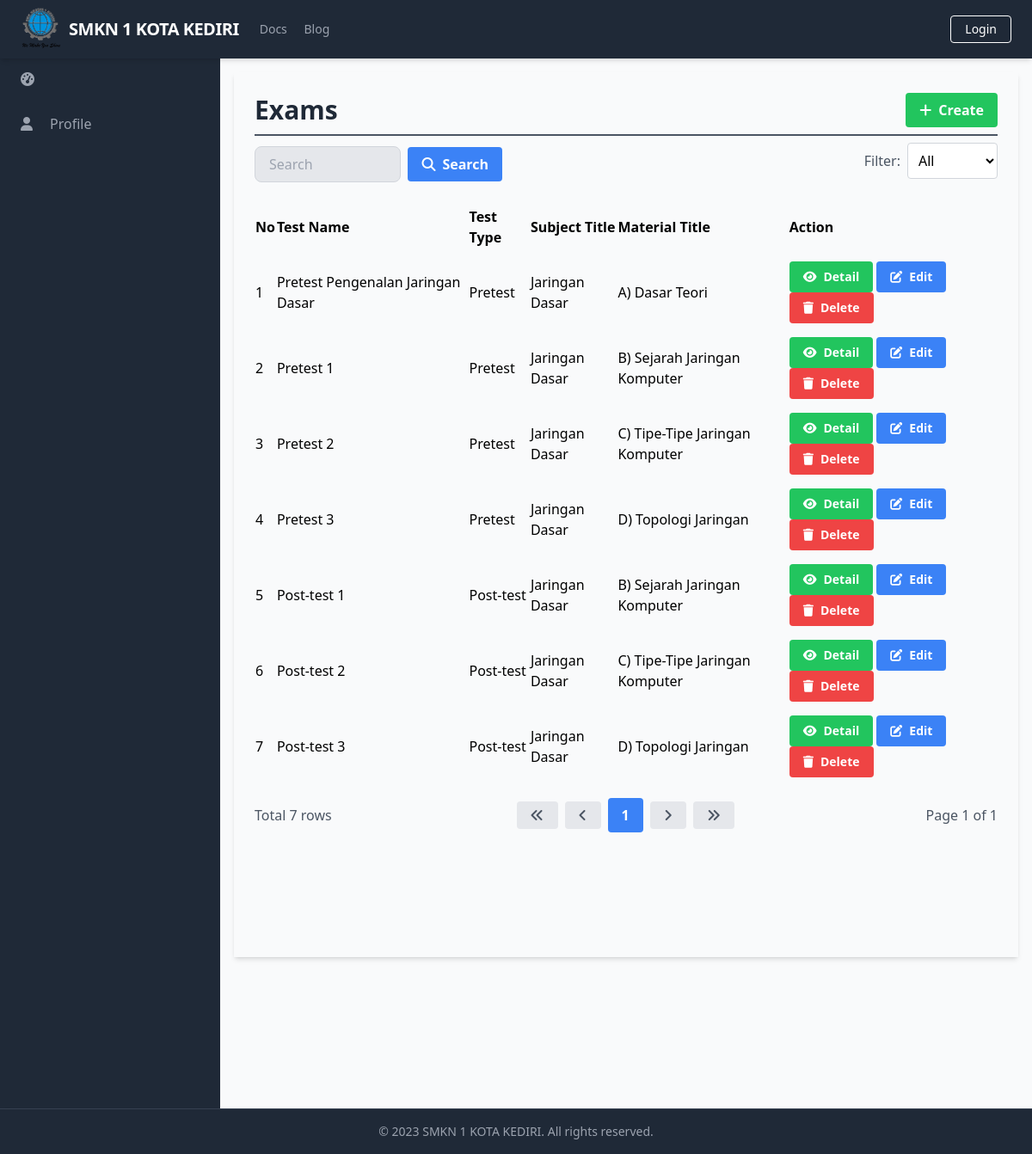
The page /manage_exams/manage_exams_list.php on the database as committed earlier.
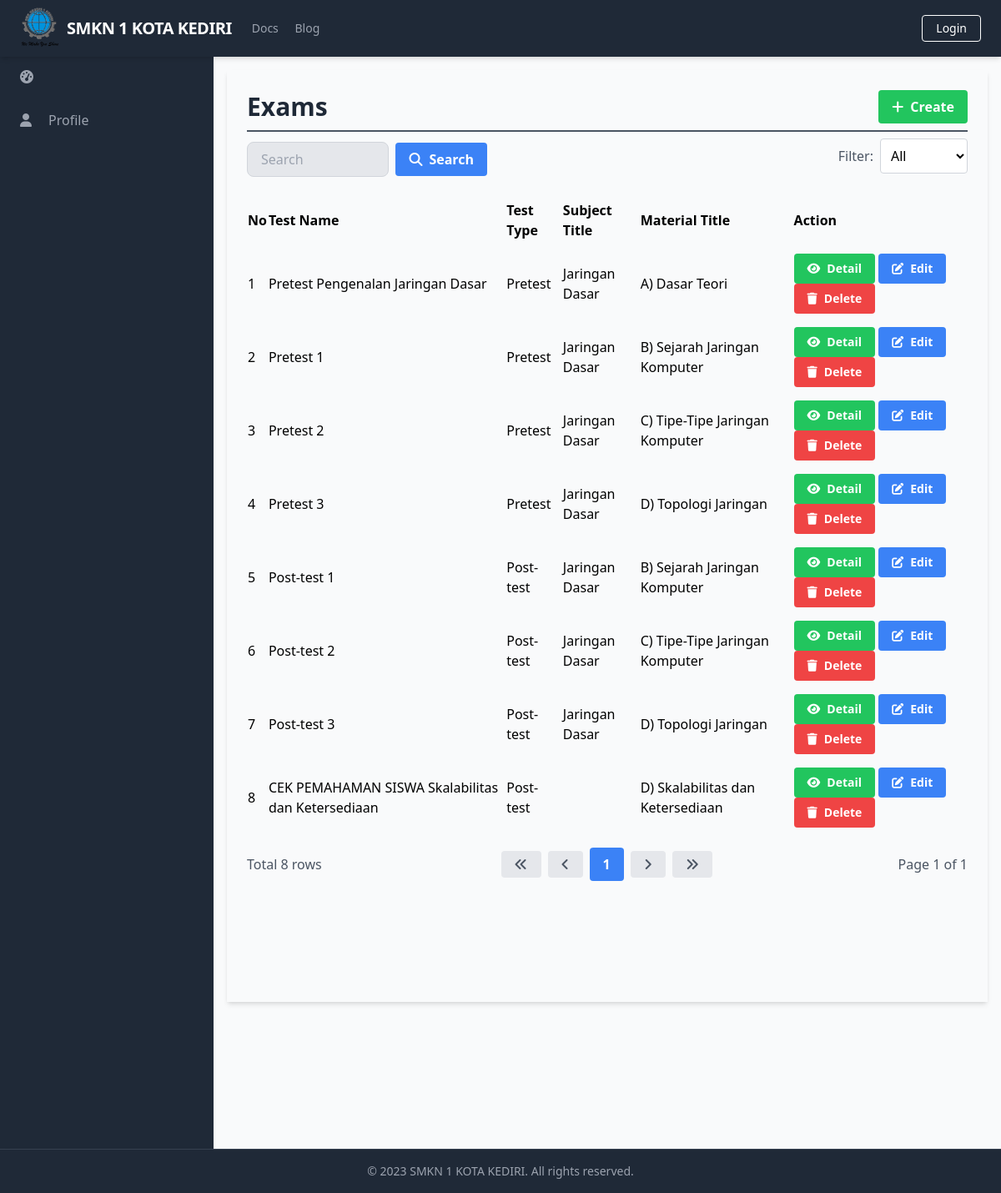
The same page on the database as committed later.
### tables this page shows
CREATE TABLE `Tests` (
  `TestID` int(11) NOT NULL,
  `TestName` varchar(255) NOT NULL,
  `TestType` enum('Pretest','Post-test') NOT NULL,
  `DurationMins` int(11) DEFAULT NULL,
  `NumQuestions` int(11) DEFAULT NULL,
  `MaterialID` int(11) DEFAULT NULL,
  `SubjectID` int(11) DEFAULT NULL
);

CREATE TABLE `Subjects` (
  `SubjectID` int(11) NOT NULL,
  `SubjectName` varchar(255) DEFAULT NULL,
  `DifficultyLevel` varchar(50) DEFAULT NULL,
  `TeachingMethod` varchar(100) DEFAULT NULL,
  `LearningObjective` text DEFAULT NULL,
  `DurationHours` int(11) DEFAULT NULL,
  `CurriculumFramework` varchar(100) DEFAULT NULL,
  `AssessmentMethod` varchar(100) DEFAULT NULL,
  `StudentEngagement` varchar(100) DEFAULT NULL,
  `TeacherID` int(11) DEFAULT NULL
);

CREATE TABLE `Materials` (
  `MaterialID` int(11) NOT NULL,
  `SubjectID` int(11) DEFAULT NULL,
  `TitleMaterial` varchar(255) DEFAULT NULL,
  `Type` varchar(50) DEFAULT NULL,
  `Content` longtext DEFAULT NULL,
  `Link` varchar(255) DEFAULT NULL,
  `Sequence` int(11) DEFAULT NULL
);

### database/connection.php (called while the page is built, shortened)
<?php
$baseUrl = "http://localhost/final_project_aziz_2023/";

### public/manage_exams/manage_exams_list.php (the view, shortened to what the changed rows need)
<?php
require_once('../../database/connection.php');
?>
<?php include_once('../components/header.php'); ?>
<div class="h-screen flex flex-col">
  <div class="flex-grow bg-gray-50 flex flex-row shadow-md">
    <main class="bg-gray-50 flex flex-col flex-1 overflow-y-scroll h-screen flex-shrink-0 sc-hide pb-40">
      <div class="flex items-start justify-start p-6 shadow-md m-4 flex-1 flex-col">
        <div class="flex flex-row justify-between items-center w-full border-b-2 border-gray-600 mb-2 pb-2">
          <h1 class="text-3xl text-gray-800 font-semibold w-full">Exams</h1>
        </div>
        <div class="flex flex-col w-full">
          <table class="min-w-full">
            <thead>
              <tr>
                <th class="text-left py-2">No</th>
                <th class="text-left py-2">Test Name</th>
                <th class="text-left py-2">Test Type</th>
                <th class="text-left py-2">Subject Title</th>
                <th class="text-left py-2">Material Title</th>
                <th class="text-left py-2">Action</th>
              </tr>
            </thead>
            <tbody>
              <?php
              $searchTerm = isset($_GET['search']) ? $_GET['search'] : '';
              $testTypeFilter = isset($_GET['testTypeFilter']) ? $_GET['testTypeFilter'] : '';
              $page = isset($_GET['page']) ? $_GET['page'] : 1;
              $condition = "WHERE Tests.TestType LIKE '%$testTypeFilter%'";
              $query = "SELECT Tests.*, Materials.TitleMaterial, Subjects.SubjectName FROM Tests
                        INNER JOIN Materials ON Tests.MaterialID = Materials.MaterialID
                        LEFT JOIN Subjects ON Tests.SubjectID = Subjects.SubjectID
                        $condition
                        LIMIT 15 OFFSET " . ($page - 1) * 15;
              $result = $conn->query($query);
              $queryCount = "SELECT COUNT(*) AS count FROM Tests
               INNER JOIN Materials ON Tests.MaterialID = Materials.MaterialID
               LEFT JOIN Subjects ON Tests.SubjectID = Subjects.SubjectID
               $condition";
              $resultCount = $conn->query($queryCount);
              $rowCount = $resultCount->fetch_assoc()['count'];
              $totalPage = ceil($rowCount / 15);
              $no = 1;
              while ($row = $result->fetch_assoc()) {
              ?>
                <tr>
                  <td class="py-2"><?php echo $no++; ?></td>
                  <td class="py-2"><?php echo $row['TestName']; ?></td>
                  <td class="py-2"><?php echo $row['TestType']; ?></td>
                  <td class="py-2"><?php echo $row['SubjectName']; ?></td>
                  <td class="py-2"><?php echo $row['TitleMaterial']; ?></td>
                  <td class='py-2'>
                    <a href="<?php echo $baseUrl; ?>public/manage_exams/manage_exams_detail.php?id=<?php echo $row['TestID'] ?>" class='bg-green-500 hover-bg-green-700 text-white font-bold py-2 px-4 rounded inline-flex items-center text-sm'>
                        <i class='fas fa-eye mr-2'></i>
                        <span>Detail</span>
                    </a>
                    <a href="<?php echo $baseUrl; ?>public/manage_exams/manage_exams_update.php?id=<?php echo $row['TestID'] ?>" class='bg-blue-500 hover-bg-blue-700 text-white font-bold py-2 px-4 rounded inline-flex items-center text-sm'>
                        <i class='fas fa-edit mr-2'></i>
                        <span>Edit</span>
                    </a>
                    <a href="#" onclick="confirmDelete(<?php echo $row['TestID']; ?>)" class='bg-red-500 hover-bg-red-700 text-white font-bold py-2 px-4 rounded inline-flex items-center text-sm'>
                        <i class='fas fa-trash mr-2'></i>
                        <span>Delete</span>
                    </a>
                  </td>
                </tr>
              <?php
              }
              ?>
            </tbody>
          </table>
          <div class="flex flex-row justify-between items-center w-full mt-4">
            <div class="flex flex-row justify-start items-center">
                <span class="text-gray-600">Total <?php echo $rowCount; ?> rows</span>
            </div>
            <div class="flex flex-row justify-end items-center space-x-2">
                <a href="?page=1&search=<?php echo $searchTerm; ?>&testTypeFilter=<?php echo $testTypeFilter; ?>" class="bg-gray-200 hover-bg-gray-300 text-gray-600 font-bold py-2 px-4 rounded inline-flex items-center">
                    <i class="fas fa-angle-double-left"></i>
                </a>
                <a href="?page=<?php if ($page == 1) {
                                echo $page;
                            } else {
                                echo $page - 1;
                            } ?>&search=<?php echo $searchTerm; ?>&testTypeFilter=<?php echo $testTypeFilter; ?>" class="bg-gray-200 hover-bg-gray-300 text-gray-600 font-bold py-2 px-4 rounded inline-flex items-center">
                    <i class="fas fa-angle-left"></i>
                </a>
                <?php
                $startPage = $page - 2;
                $endPage = $page + 2;
                if ($startPage < 1) {
                    $endPage += abs($startPage) + 1;
                    $startPage = 1;
                }
                if ($endPage > $totalPage) {
                    $startPage -= $endPage - $totalPage;
                    $endPage = $totalPage;
                }
                if ($startPage < 1) {
                    $startPage = 1;
                }
                for ($i = $startPage; $i <= $endPage; $i++) {
                    if ($i == $page) {
                        echo "<a href='?page=$i&search=$searchTerm&testTypeFilter=$testTypeFilter' class='bg-blue-500 hover-bg-blue-700 text-white font-bold py-2 px-4 rounded inline-flex items-center'>$i</a>";
                    } else {
                        echo "<a href='?page=$i&search=$searchTerm&testTypeFilter=$testTypeFilter' class='bg-gray-200 hover-bg-gray-300 text-gray-600 font-bold py-2 px-4 rounded inline-flex items-center'>$i</a>";
                    }
                }
                ?>
                <a href="?page=<?php if ($page == $totalPage) {
                                echo $page;
                            } else {
                                echo $page + 1;
                            } ?>&search=<?php echo $searchTerm; ?>&testTypeFilter=<?php echo $testTypeFilter; ?>" class="bg-gray-200 hover-bg-gray-300 text-gray-600 font-bold py-2 px-4 rounded inline-flex items-center">
                    <i class="fas fa-angle-right"></i>
                </a>
                <a href="?page=<?php echo $totalPage; ?>&search=<?php echo $searchTerm; ?>&testTypeFilter=<?php echo $testTypeFilter; ?>" class="bg-gray-200 hover-bg-gray-300 text-gray-600 font-bold py-2 px-4 rounded inline-flex items-center">
                    <i class="fas fa-angle-double-right"></i>
                </a>
            </div>
        </div>
        </div>
      </div>
    </main>
  </div>
</div>
</body>
</html>

Rows that differ between the two databases and show on the page:
added tests: TestName "CEK PEMAHAMAN SISWA Skalabilitas dan Ketersediaan", TestType "Post-test", MaterialID.TitleMaterial "D) Skalabilitas dan Ketersediaan"
Other text that changed with them:
$rowCount: "7" → "8"
